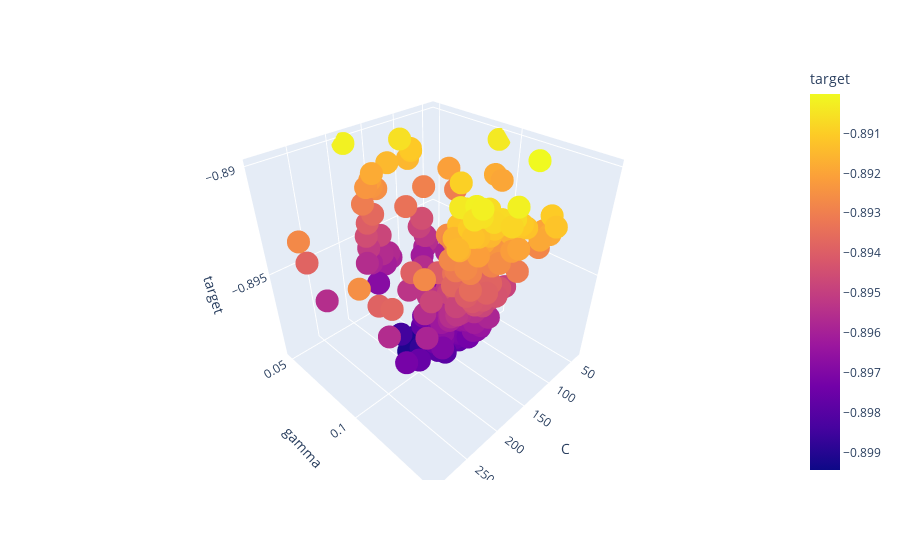

The cell this chart's notebook holds for it:
### Code cell
px.scatter_3d(df3, x = "C", y = "gamma", z = "target", color = "target", hover_data = ["lamda", "epsilon"])

### Figure 1 — Plotly figure (JSON) as saved in the notebook; plotly's stock layout.template omitted (floating-point values rounded to 4 significant figures; data arrays with more than 128 entries replaced by an {"elided": "..."} marker saying what was removed)
{"data": [{"customdata": {"elided": "265x2 float values"}, "hovertemplate": "C=%{x}<br>gamma=%{y}<br>target=%{marker.color}<br>lamda=%{customdata[0]}<br>epsilon=%{customdata[1]}<extra></extra>", "legendgroup": "", "marker": {"color": {"elided": "265 float values"}, "coloraxis": "coloraxis", "symbol": "circle"}, "mode": "markers", "name": "", "scene": "scene", "showlegend": false, "type": "scatter3d", "x": {"elided": "265 float values"}, "y": {"elided": "265 float values"}, "z": {"elided": "265 float values"}}], "layout": {"coloraxis": {"colorbar": {"title": {"text": "target"}}, "colorscale": [[0, "#0d0887"], [0.1111, "#46039f"], [0.2222, "#7201a8"], [0.3333, "#9c179e"], [0.4444, "#bd3786"], [0.5556, "#d8576b"], [0.6667, "#ed7953"], [0.7778, "#fb9f3a"], [0.8889, "#fdca26"], [1, "#f0f921"]]}, "legend": {"tracegroupgap": 0}, "margin": {"t": 60}, "scene": {"domain": {"x": [0, 1], "y": [0, 1]}, "xaxis": {"title": {"text": "C"}}, "yaxis": {"title": {"text": "gamma"}}, "zaxis": {"title": {"text": "target"}}}}}
